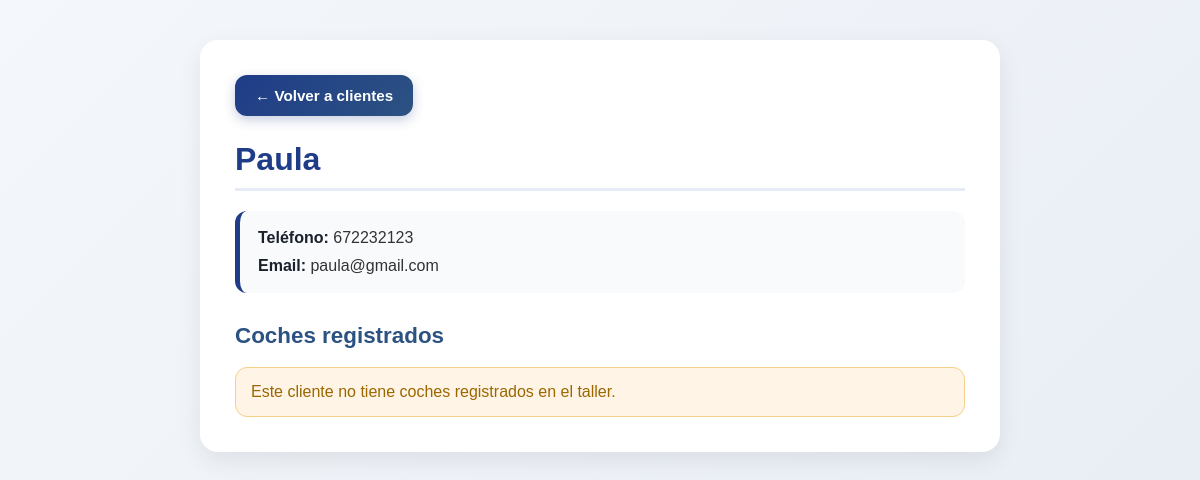
Page /gestion/clientes/2/ on the earlier database version.
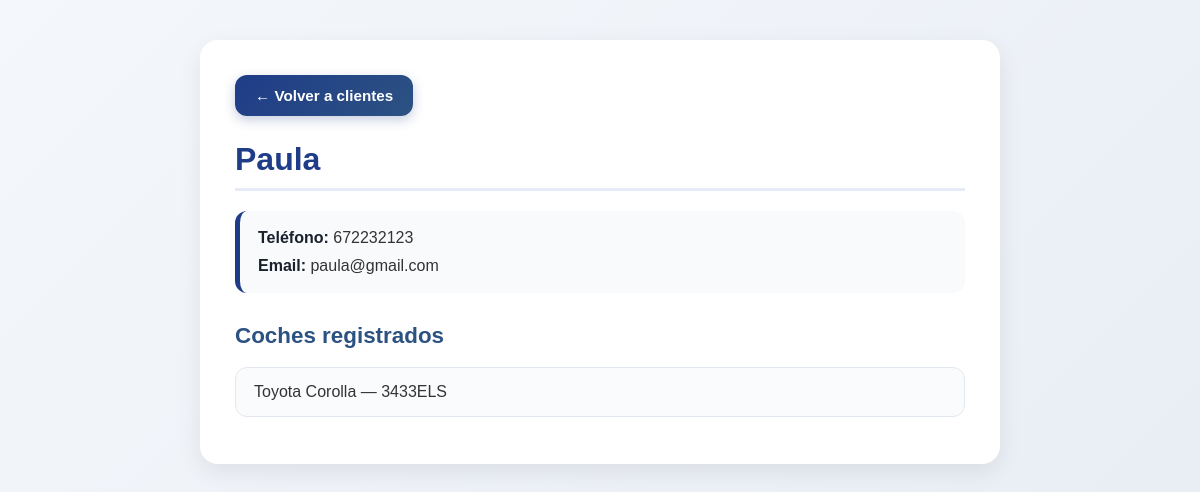
Same page on the later database version.
### app_gestionar_taller/models.py (models this page shows, shortened)
class Coche(models.Model):
    cliente = models.ForeignKey(Cliente, on_delete=models.CASCADE)
    marca = models.CharField(max_length=50)
    modelo = models.CharField(max_length=50)
    matricula = models.CharField(max_length=10, unique=True)

### app_gestionar_taller/views.py (the view)
# urls.py: path('clientes/<int:cliente_id>/', detalle_cliente, name='detalle_cliente'),
def detalle_cliente(request, cliente_id):
    cliente = get_object_or_404(Cliente, id=cliente_id)
    coches = Coche.objects.filter(cliente=cliente)
    contexto = {
        'cliente': cliente,
        'coches': coches,
    }
    return render(request, 'detalle_cliente.html', contexto)

### app_gestionar_taller/templates/detalle_cliente.html (shortened to what this page needs)
<!DOCTYPE html>
<html lang="es">
<head>
</head>
<body>
    <div class="container">
        <a href="{% url 'lista_clientes' %}" class="back-button">← Volver a clientes</a>
        <h1>{{ cliente.nombre }}</h1>
        <div class="info">
            <p><strong>Teléfono:</strong> {{ cliente.telefono }}</p>
            <p><strong>Email:</strong> {{ cliente.email }}</p>
        </div>
        <h2>Coches registrados</h2>
        {% if coches %}
            <ul>
                {% for coche in coches %}
                <li>{{ coche.marca }} {{ coche.modelo }} — {{ coche.matricula }}</li>
                {% endfor %}
            </ul>
        {% else %}
            <p class="empty-message">Este cliente no tiene coches registrados en el taller.</p>
        {% endif %}
    </div>
</body>
</html>

Differences in the rows shown:
added Coche: marca "Toyota", modelo "Corolla", matricula "3433ELS"
Other differences:
text no longer shown: "Este cliente no tiene coches registrados en el taller."
